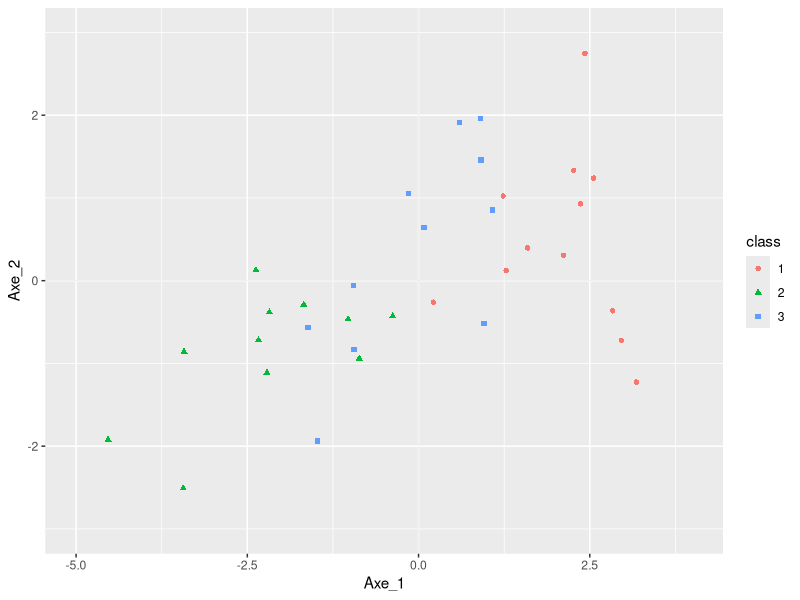
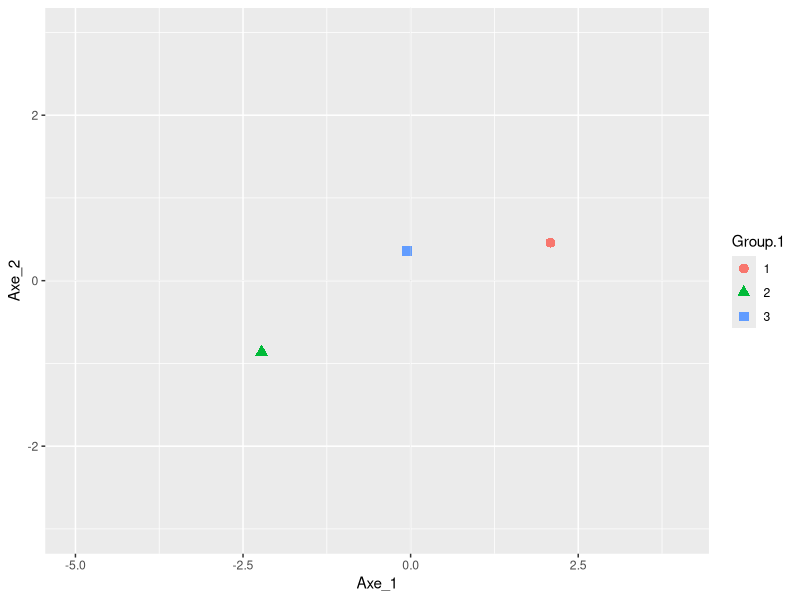

Write the R code that produced these figures, in order. (Note: this script raises an error after producing the figures.)
rm(list = ls())
library(formattable) # formatage des résultats sous forme de tableau widget
library(ggplot2)
library(MASS)
df  <- read.table('VIN_QUALITE.txt', header = T)
df$Quality <- factor(df$Quality)

library(readxl)
prematures <- read_excel("prematures.xlsx")
prematures$PREMATURE <- factor(prematures$PREMATURE)

AFD_class <- function(df){
  #-> .. on cherche la variable NON numérique ..
  id_string  <- which(!sapply(df, is.numeric))
  
  #-> pour faciliter et uniformiser les recherches des classes, on renomme cette variable
  names(df)[id_string] <- 'fac' 
  
  #-> d?tection automatique des variables num?riques
  id_num <- which(sapply(df, is.numeric))
  X <- df[,id_num]
  
  #LIST FOR General
  k <- nlevels(df$fac)
  mG <- colMeans(X)
  N <- nrow(df)
  
  df_List <- list()
  W <- 0
  B <- 0
  for(i in 1:nlevels(df$fac))
  {
    levels(df$fac)[i] <- i
    df_List[[i]] <- list(data=subset(X,df$fac==i), N = nrow(subset(X,df$fac==i)),mean = colMeans(subset(X,df$fac==i)),var = var(subset(X,df$fac==i))*((nrow(subset(X,df$fac==i))-1)/nrow(subset(X,df$fac==i))))
    W <- W + (df_List[[i]]$N * (df_List[[i]]$var))
    B <- B + ((df_List[[i]]$N)*(unlist(df_List[[i]]$mean)-mG))%*%t(unlist(df_List[[i]]$mean)-mG)
  }
  
  print("data,N,mean,var par classe: ")
  print(df_List)
  
  W <- (1/N)*W 
  B <- (1/N)*B
  
  print("Inertie Intra(W): ")
  print(W)
  print("Inertie Inter(B): ")
  print(B)
  
  Tot <- W + B
  
  print("Inertie Totale(Tot): ")
  print(Tot)
  
  
  #DIAGONALISATION#
  B2 <- B * (N/(k-1))
  W2 <- W * (N/(N-k))
  rapportBW <- as.matrix(B2%*%solve(W2))
  
  #VALEUR PROPRE#
  u <- eigen(rapportBW)
  uReal <- Re(u$vectors)
  
  reduxUvectors <- uReal[,1:2]
  reduxUvalues <- Re(u$values[1:2])
  
  print("Valeur propre: ")
  print(reduxUvalues)
  
  
  normeVal <- sqrt(diag(t(reduxUvectors)%*%W%*%reduxUvectors))
  normeVec <- reduxUvectors/normeVal
  
  VecP <- sweep(reduxUvectors,2,normeVal,'/') 
  
  #INFERENCE STATISTIQUE#
  
  p <- ncol(df) - 1
  liberty <- (p - seq(0,(ncol(VecP)-1),1)) * (k-1-seq(0,(ncol(VecP)-1),1))
  inf_List <- list()
  for (y in 1:(k-1))
  {
    Iw = reduxUvalues[y]/sum(reduxUvalues)
    
    Ncorr = sqrt(reduxUvalues[y]/(1 + reduxUvalues[y]))
    
    A = prod(1 - Ncorr**2)
    
    E = -(N-((p+k)/2)-1)*log(A)
    
    
    p_value <- 1-pchisq(E,liberty)
    
    inf_List[[y]] <- list(Iw=Iw,Ncorr = Ncorr,A = A,E = E,p_value = p_value[1])
    
  }
  
  print("Inférence statistique: ") 
  print(inf_List)
  C <- ncol(X)
  df_matrix <- unname(as.matrix(sapply(X,as.numeric)))
  mg_matrix <- matrix(unlist(mG), nrow=N, ncol = C, byrow = TRUE)
  
  Z <- as.matrix(df_matrix - mg_matrix)
  Z
  
  pre_score = Z%*%VecP
  score = cbind(pre_score,df[ncol(df)])
  score
  name_list <- list()
  name_list[1] <- "Axe_1"
  for (i in 2:ncol(score))
  {
    if (i != ncol(score))
    {
      name_list[i] <- paste(c("Axe",i),collapse = "_")
    }else
    {
      name_list[i] <- "fac"
    }
  }
  print("Score: ")
  print(score)
  
  names(score) <- unlist(name_list)
  names(score)[ncol(score)] <- 'class' <- 'class'
  score
  gr_ind_1 <- ggplot() +  geom_point(data = as.data.frame(score)  ,aes( x = Axe_1, y = Axe_2, colour = class, shape = class))                                # trace les points
  gr_ind_1 <- gr_ind_1   +  geom_hline(yintercept = 0 , size = 0.1, colour = '#CCCCCC') + geom_vline(xintercept  = 0, size = 0.1,colour = '#CCCCCC') # trace les lignes
  gr_ind_1 <- gr_ind_1   +  xlim(c(-5,4)) + ylim(c(-3,3))  # uniformités des échelles
  print(gr_ind_1)
  
  axes <- NULL
  for( i in 1: (ncol(score)-1))
  {
    axes <- cbind(axes,as.numeric(score[,i]))
  }
  
  G <- cbind(pre_score,df[ncol(score)])
  G_fac <- aggregate(axes,list(df$fac),mean)
  
  for(i in 2:ncol(G_fac))
  {
    names(G_fac)[i] <- paste(c("Axe",i-1),collapse = "_")
  }
  
  print("Centre de gravité: ")
  print(G_fac)
  
  
  gr_ind_2 <- ggplot() +  geom_point(data = G_fac  ,aes( x = Axe_1, y = Axe_2, colour = Group.1, shape =  Group.1), size = 3)  +  # trace les centres de gravité
    geom_hline(yintercept = 0 , size = 0.1, colour = '#CCCCCC') + geom_vline(xintercept  = 0, size = 0.1,colour = '#CCCCCC') + # trace les lignes
    xlim(c(-5,4)) + ylim(c(-3,3)) 
  print(gr_ind_2)
  
  G <- as.matrix(subset(G_fac,select=-Group.1))
  G
  
  distance <- NULL

  for (i in 1:nrow(G))
  { delta <- score[1:ncol(score)-1] - matrix(G[i,],ncol = ncol(G), nrow = N, byrow = T)
  distance <- cbind(distance,apply(delta,1,function(x){return(sqrt(sum(x*x)))}))
  }
  
  df_distance <- as.data.frame(distance) ; names(df_distance) <- G_fac[,1]
  df_distance
  print("Distance individus/centre de gravité: ")
  print(df_distance)
  
  Quality_pred <- factor(apply(df_distance,1,function(x){return(names(x)[which.min(x)])})) 
  Quality <- head(df$fac, "ind")
  
  Qtab <- as.data.frame(cbind(Quality= as.character(Quality),Quality_pred = as.character(Quality_pred)))
  
  Reference <- table(Quality_pred,Quality)
  library(caret)
  confusion <- confusionMatrix(Reference)
  print("Matrice de confusion: ") 
  print(confusion)
  
  prior <- list()
  #LDA#
  for (i in 1:(length(df_List)))
  {
    prior[i] <- as.vector(df_List[[i]]$N/N)
  }
  model <- lda(Quality~., df[,-ncol(df)],prior = unlist(prior), CV = FALSE)
  pred <- predict(model)
  predclass <- pred$class
  pred$posterior
  
  lda_Reference <- table(predclass,Quality)
  lda_confusion <- confusionMatrix(lda_Reference)
  print("Matrice de confusion LDA: ")
  print(lda_confusion)
  
  G <- cbind(pre_score,df[ncol(df)])
  
  as.data.frame(G)
  Scores <- cbind(score, good_class = ifelse(Qtab$Quality_pred ==  Qtab$Quality, 'good','bad') )
  
  gr_ind_3 <- ggplot() + geom_point(data = Scores, aes(x = Axe_1, y = Axe_2, colour = class), size = 2)    +
    geom_text (data = Scores, aes(x = Axe_1, y = Axe_2, label = good_class, colour = good_class), hjust = 1, vjust = 0 ) +
    geom_point(data = G_fac,  aes(x = Axe_1, y = Axe_2, colour = Group.1, shape =  Group.1), size = 3)  +  # trace les centres de gravité
    geom_hline(yintercept = 0 , size = 0.1, colour = '#CCCCCC') + geom_vline(xintercept  = 0, size = 0.1,colour = '#CCCCCC') 
  print(gr_ind_3)  
  
  
  return <- list(data = df_List,Inertie_Intra = W,Inertie_Inter = B,Inertie_Tot = Tot,Valeur_Propre = reduxUvalues,Inf_Stat = inf_List,Score = score,Gravity_center = G_fac,Distance = df_distance,Confusion_matrix = confusion)
}


result <- AFD_class(df)  

result_2 <- AFD_class(prematures)
  
  
